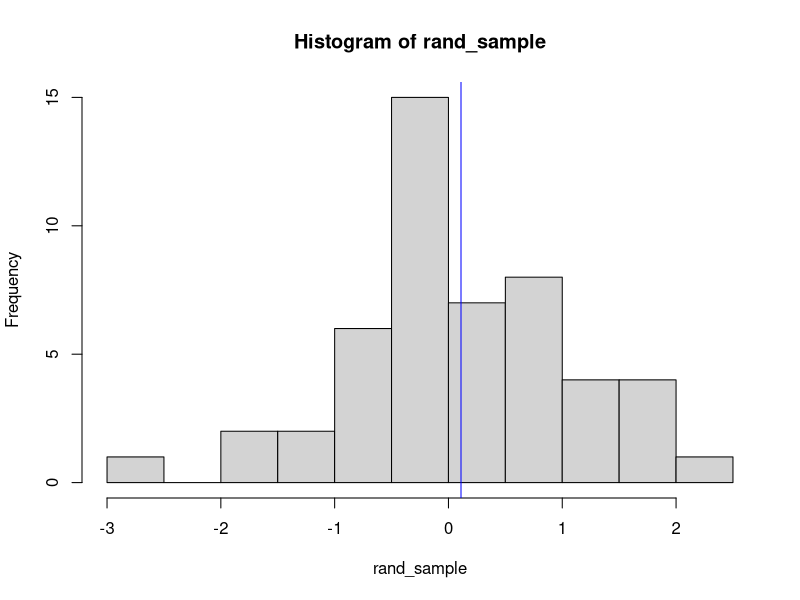
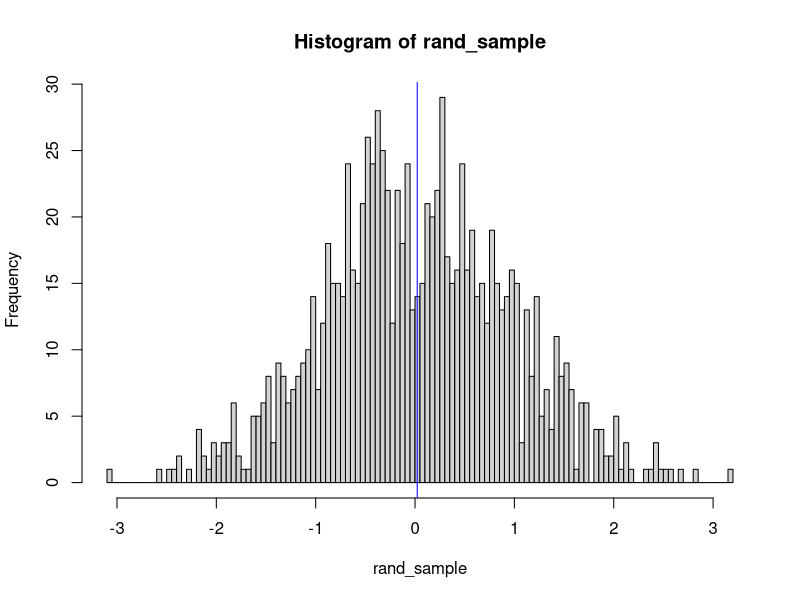
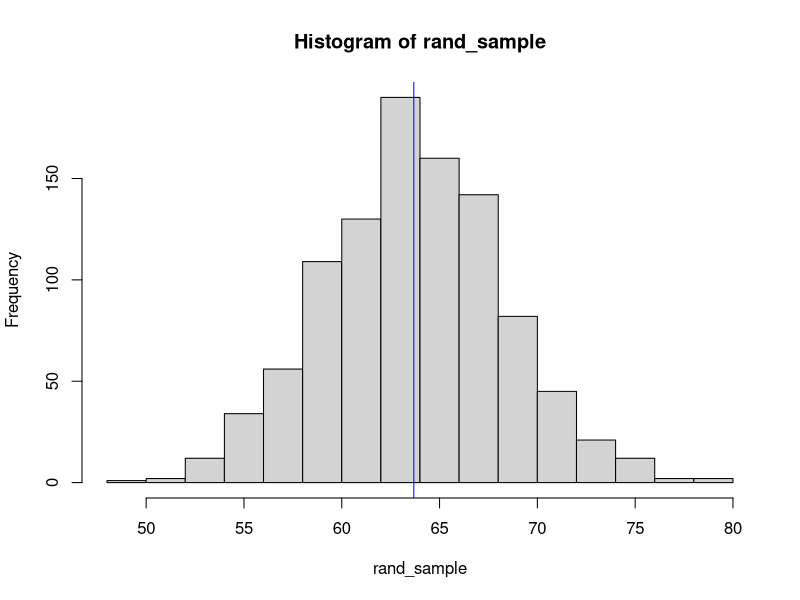
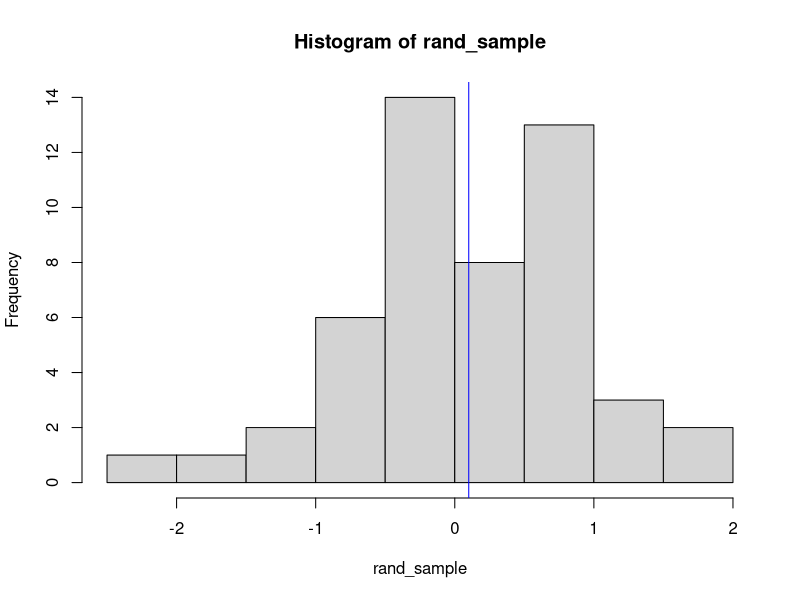

Recreate these plots in R, in order.
#####################
## plotRandom_function.R
##
## Abby Remlinger
##
## Purpose: 
##  A function that will generate a random 
##    sample of normal values, plot a histogram
##    with an overlaid mean on the plot
##    and returns summary statistics about the 
##    generated data. 
##
## Inputs: 
##  numpts= the number of points to generate, defaults to 50
##  bins= the number of breakpoints in the hist() function
##        defaults to 10. 
##  mu= mean of Normal distribution, defaults to 0 
##  sigma= standard deviation of Normal distribution, 
##         defaults to 1. 
##  seed= seed for the random number generator, defaults
##        to NULL -- so random each time, but user 
##        can override the value.
##
## Outputs: 
##  A list is returned with the following elements
##  Random_Sample = the generated random sample
##  Mean_Sample = the mean of the random sample
##  SD_Sample= the standard deviation of the random sample



plotRandomNormals <- function(numpts= 50, bins=10,
                              mu=0, sigma=1, 
                            seed=NULL) {
  set.seed(seed)
  rand_sample <-rnorm(numpts, mean=mu, sd=sigma)
  hist(rand_sample, breaks=bins+1)
  abline(v= mean(rand_sample), col="blue")
  list(Random_Sample = rand_sample, 
       Mean_Sample= mean(rand_sample),
       SD_Sample = sd(rand_sample))
}

## Default Values
plotRandomNormals()

## User specified number of points
plotRandomNormals(numpts = 1000, bins=200)

plotRandomNormals(numpts=1000, bins=20, mu=63.5, sigma = 4.5)

plotRandomNormals(seed=1)

